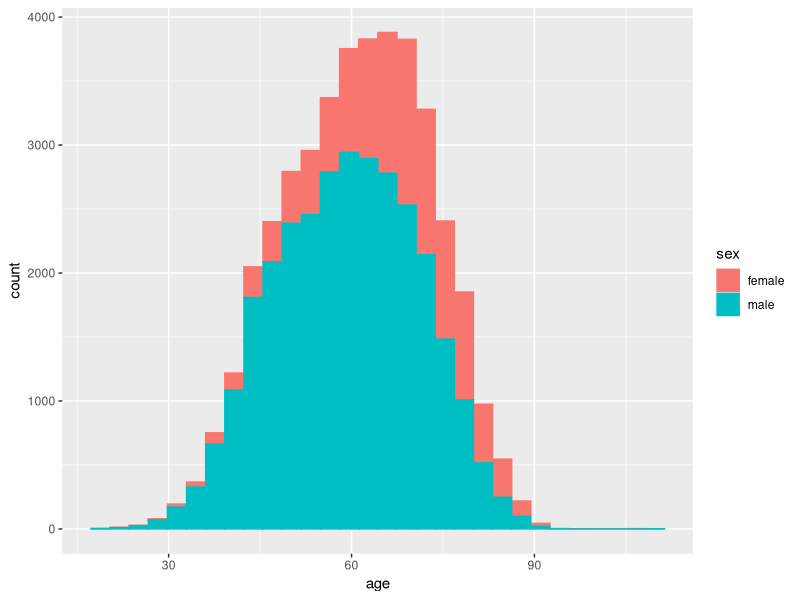
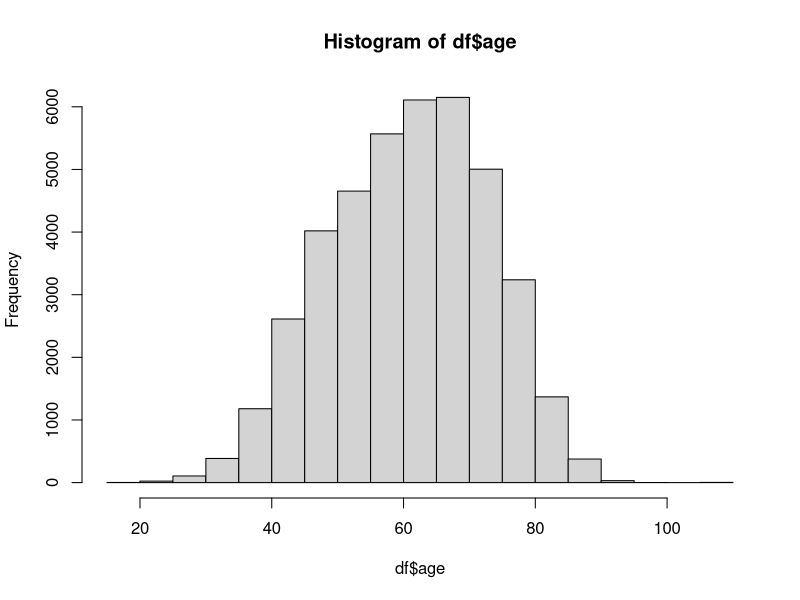

Recreate these plots in R, in order.
setwd("///Users/kaylychoy/Desktop/423_PHAR/R Workshops/RGusto_Sep12")

library(tidyverse)

df <- read_csv("gusto.csv")

ggplot(data=df,aes(x=age,col=sex,fill=sex))+geom_histogram()

df %>% group_by(sex) %>% summarise(mean(age),sd(age))

t.test(age~sex,data=df)

hist(df$age)

